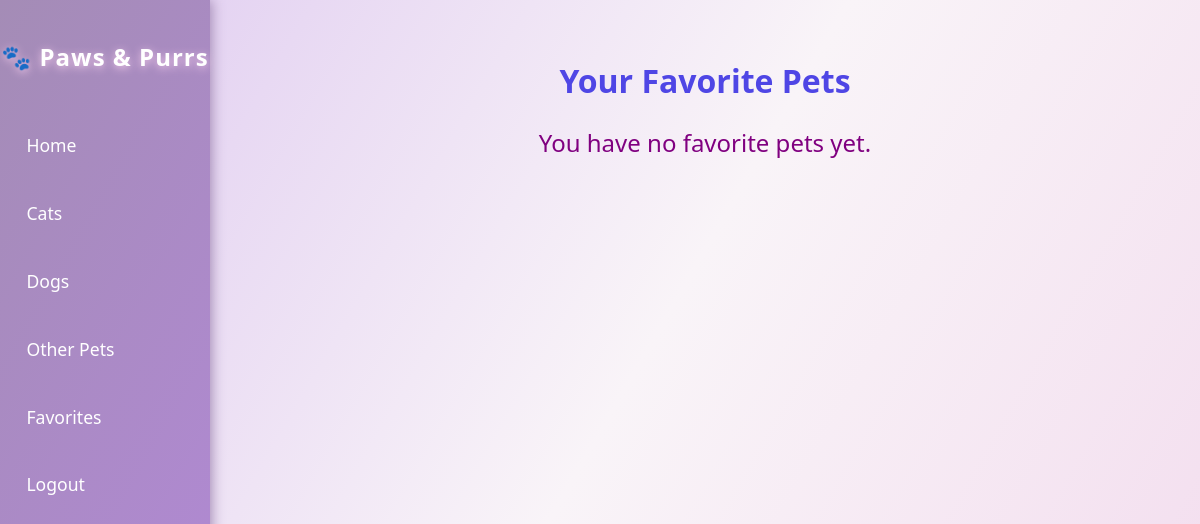
/favorites (signed in), run on an earlier commit of the app's database.
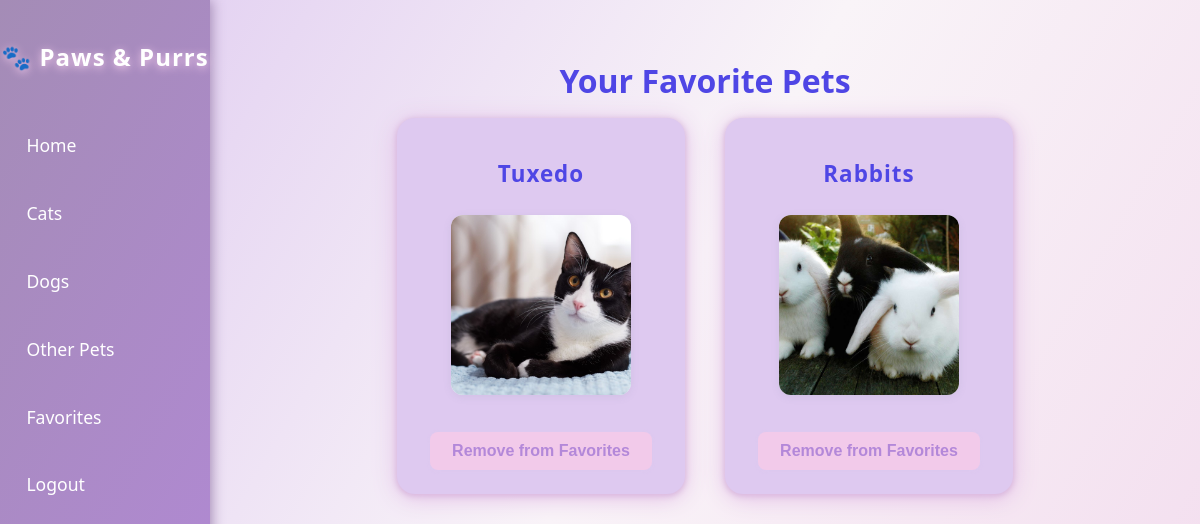
And on a later commit of the database.
### tables this page shows
CREATE TABLE Favorites (ID INTEGER PRIMARY KEY, pet_id INTEGER, pet_type TEXT, user_id INTEGER REFERENCES Users (ID));

CREATE TABLE Cats (ID INTEGER PRIMARY KEY, name TEXT, description TEXT, image TEXT, breeder_price INTEGER, adoption_price INTEGER);

CREATE TABLE Other (ID INTEGER PRIMARY KEY, name TEXT, description TEXT, image TEXT, breeder_price INTEGER, adoption_price INTEGER);

### app.py (the view)
@app.route('/favorites')
def favorites():
    if 'user_id' not in session:
        flash('You must be logged in to do that.')
        return redirect(url_for('login'))
    db = get_db()
    user_id = session['user_id']
    favs = db.execute(
        'SELECT pet_id, pet_type FROM Favorites WHERE user_id = ?', (user_id,)
    ).fetchall()
    pets = []
    for fav in favs:
        table = None
        if fav['pet_type'] == 'Dog':
            table = 'Dogs'
        elif fav['pet_type'] == 'Cat':
            table = 'Cats'
        elif fav['pet_type'] == 'Other':
            table = 'Other'
        if table:
            pet = db.execute(
                f'SELECT * FROM {table} WHERE id = ?',
                (fav['pet_id'],)
            ).fetchone()
            if pet:
                pets.append({'type': fav['pet_type'], 'data': pet})
    return render_template('favorites.html', pets=pets)

### app.py (called while the page is built)
@app.teardown_appcontext
def close_connection(exception):
    db = getattr(g, '_database', None)
    if db is not None:
        db.close()

def get_db():
    db = getattr(g, '_database', None)
    if db is None:
        db = g._database = sqlite3.connect(DATABASE)
        db.row_factory = sqlite3.Row
    return db

### templates/favorites.html
{% extends "layout.html" %}
{% block content %}
<div class="favorites-container">
  <h2>Your Favorite Pets</h2>
  {% if pets %}
    <div class="container-group">
      {% for pet in pets %}
        <div class="pet-container">
          <div class="pet-title">{{ pet.data.name }}</div>
          {% if pet.data.image %}
            <img src="{{ url_for('static', filename='images/' + pet.data.image) }}" alt="{{ pet.data.name }}" />
          {% endif %}
          <form method="POST" action="{{ url_for('unfavorite_pet', pet_type=pet.type, pet_id=pet.data.id) }}">
            <button type="submit" class="btn">Remove from Favorites</button>
          </form>
        </div>
      {% endfor %}
    </div>
  {% else %}
    <p>You have no favorite pets yet.</p>
  {% endif %}
</div>
{% endblock %}

### templates/layout.html (shortened to what this page needs)
<!DOCTYPE html>
<html lang="en">
<head>
    <link rel="stylesheet" href="{{ url_for('static', filename='style.css') }}">
</head>
<body>
    <div class="sidebar">
      <div class="sidebar-title">🐾 Paws & Purrs</div>
      <nav>
        <a href="{{ url_for('home') }}">Home</a>
        <a href="{{ url_for('routes.cats') }}">Cats</a>
        <a href="{{ url_for('routes.dogs') }}">Dogs</a>
        <a href="{{ url_for('routes.other_pets') }}">Other Pets</a>
        {% if session.get('user_id') %}
          <a href="{{ url_for('favorites') }}">Favorites</a>
          <a href="{{ url_for('logout') }}">Logout</a>
        {% else %}
          <a href="{{ url_for('login') }}">Login</a>
          <a href="{{ url_for('register') }}">Register</a>
        {% endif %}
      </nav>
    </div>
    <main class="main-content">
      {% block content %}
      {% endblock %}
    </main>
</body>
</html>

### static/style.css (style rules this page uses)
body { font-family: 'Segoe UI', 'Arial', sans-serif; background: linear-gradient(120deg, #DEC9F0 0%, #F9F4F8 50%, #F2DAED 100%); margin: 0; padding: 0; min-height: 100vh; }
.container-group { display: flex; justify-content: center; gap: 2.5em; flex-wrap: wrap; margin-bottom: 2em; }
h2 { font-size: 2em; margin-bottom: 0.5em; color: #4f46e5; text-align: center; }
.pet-container { background: #DEC9F0; border-radius: 18px; box-shadow: 0 4px 24px #E2BEE6, 0 1.5px 6px #C9A4CF; padding: 2.5em 1.5em 1.5em 1.5em; width: 240px; text-align: center; transition: box-shadow 0.2s, transform 0.2s; position: relative; overflow: hidden; color: #B388D9; }
.pet-title { font-size: 1.4em; margin-bottom: 1.2em; color: #4f46e5; font-weight: 600; letter-spacing: 1px; }
.container-box img, .pet-container img { width: 180px; height: 180px; object-fit: cover; border-radius: 12px; margin-bottom: 1em; box-shadow: 0 2px 8px rgba(100,116,139,0.10); background: #f1f5f9; }
a, .btn { color: #4f46e5; text-decoration: none; transition: color 0.15s; }
.btn { display: inline-block; background: #F2CAEA; color: #B388D9; border: none; border-radius: 8px; padding: 0.6em 1.4em; font-size: 1em; font-weight: 600; margin-top: 1em; cursor: pointer; box-shadow: 0 1px 4px #DEC9F033; transition: background 0.15s, color 0.15s; }
.sidebar { position: fixed; top: 0; left: 0; width: 210px; height: 100vh; background: linear-gradient(120deg, #A48CB6 0%, #B388D9 100%); color: #fff; display: flex; flex-direction: column; align-items: center; padding-top: 2.5em; box-shadow: 2px 0 12px #A48CB6; z-index: 100; }
.sidebar-title { font-size: 1.5em; font-weight: 700; margin-bottom: 2em; letter-spacing: 1px; text-shadow: 0 2px 8px #F2CAEA; }
.sidebar nav { display: flex; flex-direction: column; gap: 1.2em; width: 100%; }
.sidebar nav a { color: #fff; text-decoration: none; font-size: 1.1em; font-weight: 500; padding: 0.7em 1.5em; border-radius: 8px 0 0 8px; transition: background 0.15s, color 0.15s; margin-left: 0; }
.main-content { margin-left: 210px; padding: 2em 2em 2em 2em; min-height: 100vh; }

What changed in the data, as far as the page shows it:
added Favorites: data.name "Tuxedo", image (picture)
added Favorites: data.name "Rabbits", image (picture)
Also different on the page:
text no longer shown: "You have no favorite pets yet."
